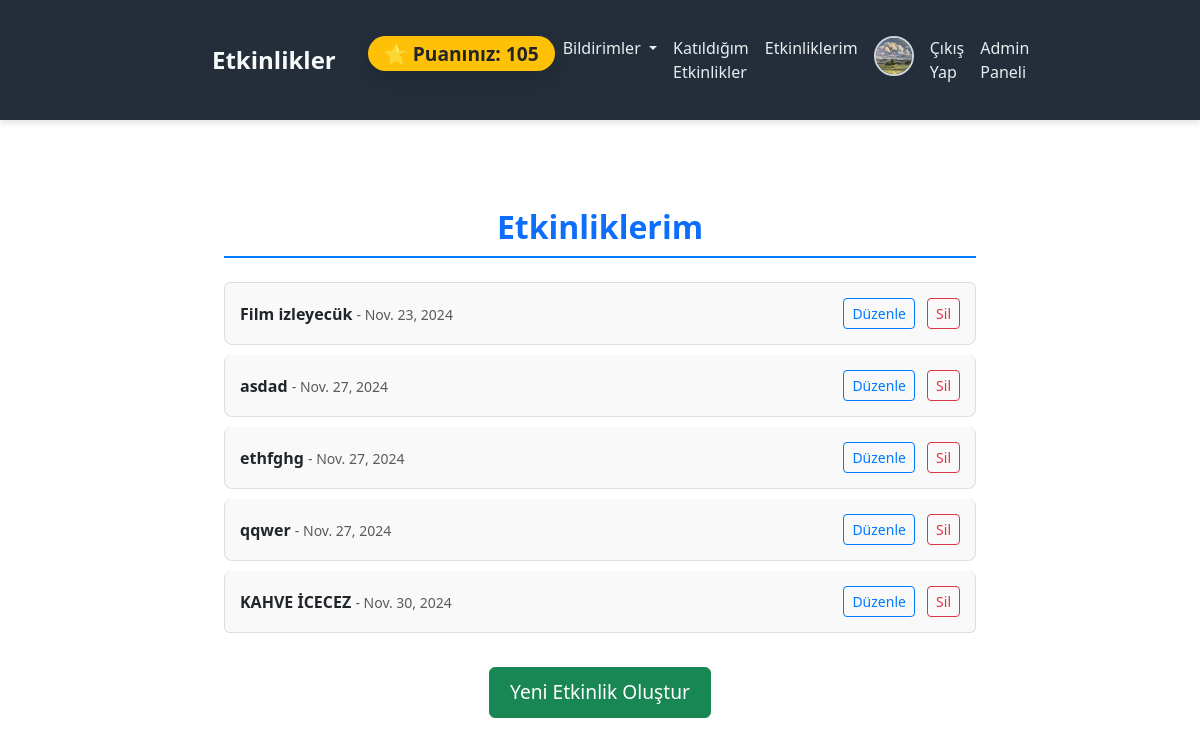
The app's page /event/created/ (signed in) with its own data.
### users/models.py (models this page shows, shortened)
class User(AbstractUser):
    id = models.AutoField(primary_key=True)
    username = models.CharField(max_length=150,unique=True)
    password = models.CharField(max_length=150)
    name = models.CharField(max_length=150)
    surname = models.CharField(max_length=150)
    birthdate = models.DateField(max_length=150)
    gender = models.CharField(max_length=150)
    email = models.EmailField(max_length=150,unique=True)
    phone_number = models.CharField(max_length=128)
    interests = models.CharField(max_length=150)
    profilepicture=models.ImageField(upload_to='uploads/profile_pictures/', null=True, blank=True)
    verification_code = models.CharField(max_length=6, blank=True, null=True)
    location = models.CharField(max_length=100,default="İstanbul")
    latitude = models.FloatField(blank=True, null=True)  # Enlem
    longitude = models.FloatField(blank=True, null=True)  # Boylam
    is_admin = models.BooleanField(default=False)
    score = models.IntegerField(default=20)
    groups = models.ManyToManyField(
        'auth.Group',
        related_name='user_groups',  # Özel ilişkili ad
        blank=True,
    )
    user_permissions = models.ManyToManyField(
        'auth.Permission',
        related_name='user_permissions',  # Özel ilişkili ad
        blank=True,
    )

class Event(models.Model):
    title = models.CharField(max_length=150)
    description = models.TextField()
    date = models.DateField(default=now)
    start_time = models.TimeField(default=now)
    end_time = models.TimeField(default=now)
    latitude = models.FloatField(blank=True, null=True)  # Enlem
    longitude = models.FloatField(blank=True, null=True)  # Boylam
    category = models.CharField(max_length=100, default="Genel")
    approved = models.BooleanField(default=False)
    created_by = models.ForeignKey(
        User,
        on_delete=models.CASCADE,
        related_name="created_events",
        default=1  # Varsayılan kullanıcı ID'si
    )

### users/views.py (the view)
# urls.py: path('event/created/',views.event_list,name='event_list'),
@login_required
def event_list(request):
    events = Event.objects.filter(created_by=request.user)
    return render(request, 'event_list.html', {'events': events})

### users/context_processors.py (called while the page is built)
def notifications_context(request):
    if request.user.is_authenticated:
        notifications = Notification.objects.filter(user=request.user).order_by('-created_at')
        unread_count = notifications.filter(is_read=False).count()
        return {
            'notifications': notifications[:5],  # İlk 5 bildirimi gönder
            'unread_count': unread_count  # Okunmamış bildirim sayısı
        }
    return {'notifications': [], 'unread_count': 0}

### templates/event_list.html (shortened to what this page needs)
{% extends 'base.html' %}
{% block content %}
<head>
    {%load static%}
    <link rel="stylesheet" href="{% static 'css/myevents_style.css' %}">
</head>
<div class="container mt-5">
    <h2 class="text-center text-primary mb-4">Etkinliklerim</h2>
    {% if events %}
        <ul class="list-group">
            {% for event in events %}
                <li class="list-group-item d-flex justify-content-between align-items-center">
                    <div>
                        <strong>{{ event.title }}</strong>
                        <small class="text-muted">- {{ event.date }}</small>
                    </div>
                    <div>
                        <a href="{% url 'update_event' event.id %}" class="btn btn-sm btn-outline-primary me-2">Düzenle</a>
                        <a href="{% url 'delete_event' event.id %}" class="btn btn-sm btn-outline-danger">Sil</a>
                    </div>
                </li>
            {% endfor %}
        </ul>
    {% else %}
        <div class="alert alert-warning text-center mt-4">
            Henüz bir etkinlik oluşturmadınız.
        </div>
    {% endif %}
    <div class="text-center mt-4">
        <a href="{% url 'create_event' %}" class="btn btn-success">Yeni Etkinlik Oluştur</a>
    </div>
</div>
{% endblock %}

### templates/base.html (shortened to what this page needs)
<!DOCTYPE html>
<html lang="en">
<head>
    {% load static %}
    <link rel="stylesheet" href="{% static 'css/styles.css' %}">
    <link href="https://cdn.jsdelivr.net/npm/bootstrap@5.3.3/dist/css/bootstrap.min.css" rel="stylesheet">
</head>
<body>
    <nav class="navbar navbar-expand-lg navbar-dark ">
        <div class="container">
            <a class="navbar-brand" href="/">Etkinlikler</a>
            <div class="collapse navbar-collapse" id="navbarNav">
                <ul class="navbar-nav ms-auto">
                    {% if user.is_authenticated %}
                    <span class="navbar-text ms-3">
                        <span class="badge bg-warning text-dark px-3 py-2 rounded-pill shadow">
                            ⭐ Puanınız: <strong>{{ user.score }}</strong>
                        </span>
                    </span>
                    <li class="nav-item dropdown">
                        <a class="nav-link dropdown-toggle" href="#" id="notificationsDropdown" role="button" data-bs-toggle="dropdown" aria-expanded="false">
                            Bildirimler
                        </a>
                    </li>
                    <li class="nav-item">
                        <a class="nav-link" href="{% url 'attended_events' %}">Katıldığım Etkinlikler</a>
                    </li>
                    <li class="nav-item">
                        <a class="nav-link" href="{% url 'event_list' %}">Etkinliklerim</a>
                    </li>
                    <li class="nav-item">
                        <a class="nav-link" href="{% url 'edit_profile' %}">
                            <img src="{{ user.profilepicture.url }}" alt="Profil Resmi" class="rounded-circle" width="40" height="40">
                        </a>
                    </li>
                    <li class="nav-item">
                        <a class="nav-link" href="{% url 'logout' %}">Çıkış Yap</a>
                    </li>
                    {% if user.is_admin %}
                    <li class="nav-item">
                        <a class="nav-link" href="{% url 'admin_dashboard' %}">Admin Paneli</a>
                    </li>
                    {% endif %}
                    {% endif %}
                </ul>
            </div>
        </div>
    </nav>
<div class="container">
    {% block content %}{% endblock %}
</div>
</body>
</html>

### users/static/css/styles.css (style rules this page uses)
.navbar { background-color: #232e3a; box-shadow: 0px 4px 6px rgba(0, 0, 0, 0.1); }
.navbar .navbar-brand { font-size: 1.5rem; font-weight: bold; color: #f8f9fa; }
.navbar .nav-link { color: #e9ecef; font-weight: 500; transition: color 0.3s ease; }
.navbar-text .badge { font-size: 1.2rem; font-weight: bold; animation: glow 2s infinite alternate; }
.navbar .nav-link img { border: 2px solid #ced4da; transition: border 0.3s ease; }
body { background-color: #3b3b3b; color: #212529; font-family: "Arial", sans-serif; }
.container { padding-top: 20px; padding-bottom: 20px; }

### users/static/css/myevents_style.css (style rules this page uses)
.container { max-width: 800px; }
h2 { font-size: 2rem; font-weight: 600; color: #007bff; border-bottom: 2px solid #007bff; padding-bottom: 10px; margin-bottom: 30px; }
.list-group-item { font-size: 1rem; padding: 15px; border: 1px solid #ddd; border-radius: 8px; margin-bottom: 10px; background-color: #f9f9f9; transition: transform 0.2s, box-shadow 0.2s; }
.btn-outline-primary { border-color: #007bff; color: #007bff; }
.btn-outline-danger { border-color: #dc3545; color: #dc3545; }
.btn-success { font-size: 1.2rem; padding: 10px 20px; }

### records on screen
User: score "105", profilepicture (picture)
Event: title "Film izleyecük", date "Nov. 23, 2024"
Event: title "asdad", date "Nov. 27, 2024"
Event: title "ethfghg", date "Nov. 27, 2024"
Event: title "qqwer", date "Nov. 27, 2024"
Event: title "KAHVE İCECEZ", date "Nov. 30, 2024"
